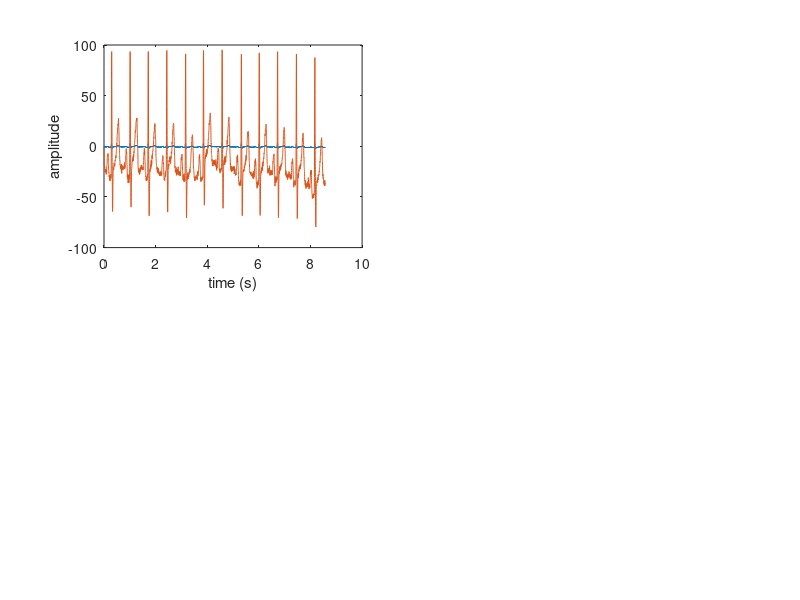

Write MATLAB code to recreate this figure. (Note: this script raises an error after producing the figure.)
%% Comments are added to the report (pdf file)
%%
clc;
clear all;
close all;
%% uploading images
load('ecg_2.mat'); % ecg_hfn is from ecg_2.mat file
N_hfn = length(ecg_hfn);
fs = 1000; % sampling rate in Hz
ts = 1/fs;
t = 0:ts:(N_hfn-1)*ts;
%% Question 5. QRS Detection
%% low-pass Filter
% nominator part exist from the coefficients of x[n] and denominator part exist
% from the coefficients of y[n]:
% y[n] = 2y[n-1] - y[n-2] + x[n] - 2x[n-6] + x[n-12]
nom_low = [1,0,0,0,0,0,-2,0,0,0,0,0,1];
denom_low = [1,-2,1]; 
ecg_hfn_lowpass = filter(nom_low,denom_low,ecg_hfn);
%% high-pass filter
% y[n] = y[n-1] - x[n]/32 + x[n-16] - x[n-17] + x[n-32]/32
nom_high = [-1/32,zeros(1, 15),1,-1,zeros(1, 14),1/32]; 
denom_high = [1,-1];
ecg_hfn_highpass = filter(nom_high,denom_high,ecg_hfn_lowpass);
%% differentiator
% 8y[n] = 2x[n] + x[n-1] - x[n-3] - 2x[n-4]
nom_diff = [2,1,0,-1,-2]; 
denom_diff = 8;
ecg_hfn_diff = filter(nom_diff,denom_diff,ecg_hfn_highpass);
ecg_hfn_diff_0 = ecg_hfn_diff;
%% squaring
N_diff = length(ecg_hfn_diff);
for k=1:N_diff
    ecg_hfn_diff(k) = ecg_hfn_diff(k)^2;
end

figure (1)
subplot(221)
plot(t, ecg_hfn);
hold on;
plot(t, ecg_hfn_lowpass);
xlabel("time (s)");
ylabel("amplitude");
subtitle("Signal Before and After Low-pass Filtering");
legend("before lowpass filter","after lowpass filter");
xlim([0 N_hfn*ts]);

subplot(222)
plot(t, ecg_hfn_lowpass);
hold on;
plot(t, ecg_hfn_highpass);
subtitle("Signal Before and After High-pass Filtering");
xlabel("time (s)");
ylabel("amplitude");
legend("before highpass filter","after highpass filter");
xlim([0 N_hfn*ts]);

subplot(223)
plot(t, ecg_hfn_highpass);
hold on;
plot(t, ecg_hfn_diff_0);
subtitle("Signal Before and After Differentiating");
xlabel("time (s)");
ylabel("amplitude");
legend("before differentiator","after differentiator");
xlim([0 N_hfn*ts]);

subplot(224)
plot(t, ecg_hfn_diff_0);
hold on;
plot(t, ecg_hfn_diff);
subtitle("Signal Before and After Squaring");
xlabel("time (s)");
ylabel("amplitude");
legend("before squaring","after squaring");
xlim([0 N_hfn*ts]);
%% moving average filter 
duration = 0.15; % 150 ms moving average filter parameter
size_window_1 = fs * duration; % defined window size of the filter
size_window_2 = 10; % the window size from the question 1
nom_maf_1 = ones(1,size_window_1); % nominator coefficient of the filter
nom_maf_2 = ones(1,size_window_2); % nominator coefficient of the filter
denom_maf_1 = size_window_1; % denominator coefficient of the filter
denom_maf_2 = size_window_2; % denominator coefficient of the filter
ecg_hfn_filtered_1 = filter(nom_maf_1, denom_maf_1, ecg_hfn_diff);
ecg_hfn_filtered_2 = filter(nom_maf_2, denom_maf_2, ecg_hfn_diff);
ecg_hfn_filtered_1 = ecg_hfn_filtered_1./2;
ecg_hfn_filtered_2 = ecg_hfn_filtered_2./20;

figure (2)
subplot(211)
plot(t, ecg_hfn);
hold on;
plot(t, ecg_hfn_filtered_1);
grid on;
xlabel("time (s)");
ylabel("amplitude");
title("Comparison of Two QRS Detected Signals With Different Window Sizes");
subtitle('Original and QRS Detected ECG Signal in time domain');
legend("original ecg signal","qrs detected ecg signal with window size 150");
xlim([0 N_hfn*ts]);

subplot(212)
plot(t, ecg_hfn);
hold on;
plot(t, ecg_hfn_filtered_2);
grid on;
xlabel("time (s)");
ylabel("amplitude");
subtitle('Original and QRS Detected ECG Signal in time domain');
legend("original ecg signal","qrs detected ecg signal with window size 10");
xlim([0 N_hfn*ts]);